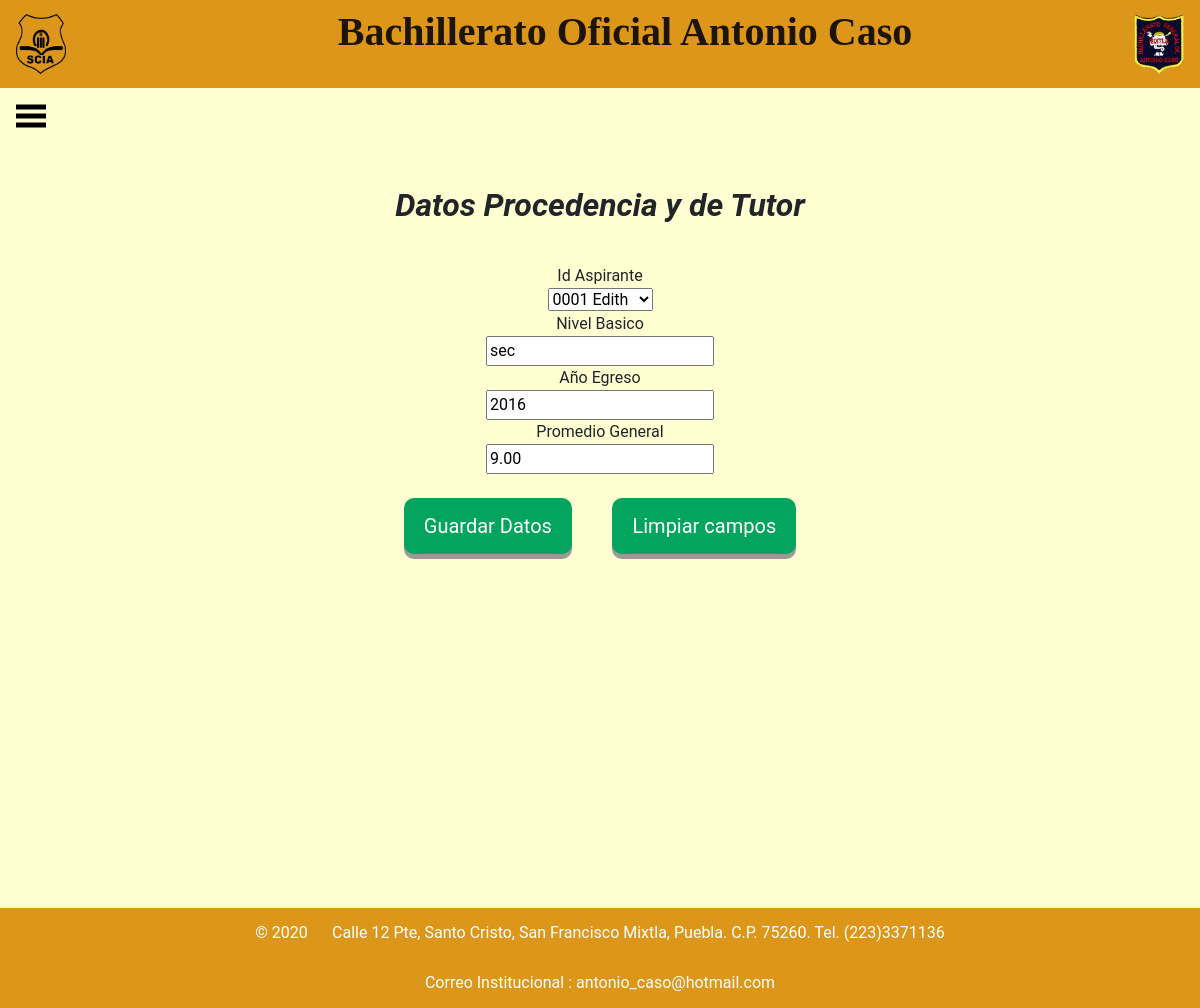
The page /AltaDatos/0001/ on the database as committed earlier.
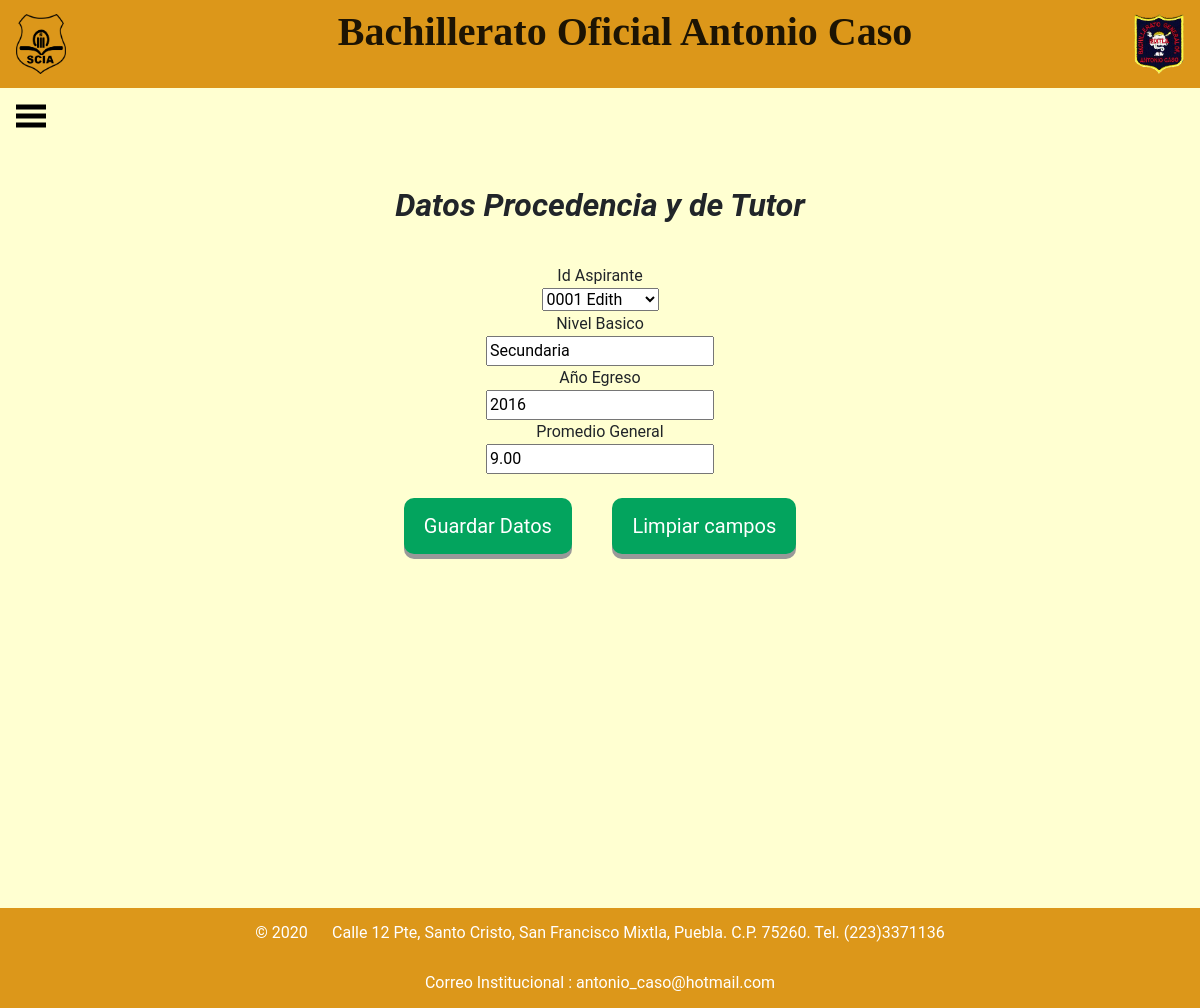
The same page on the database as committed later.
### base_SCIA/models/datos_procedencia.py (models this page shows, shortened)
class Datos_Procedencia(models.Model):
	Id_Procedencia = models.CharField(
		primary_key = True,
		max_length=4,
	)
	Id_Aspirante = models.ForeignKey(
		'Datos_Aspirantes',
		on_delete=models.CASCADE,
	)
	Nivel_Basico = models.CharField(
		max_length = 20,
	)
	Año_Egreso = models.IntegerField(
	)
	Promedio_General  = models.DecimalField (
	max_digits = 5, decimal_places = 2,
	)

### base_SCIA/views.py (the view)
# urls.py: url(r'^AltaDatos/(?P<pk>\d+)/$', views.ProcedenciaUpdateView.as_view(), name='ProcedenciaEditar'),
class ProcedenciaUpdateView(UpdateView):
	template_name = 'AltaDatos.html'
	model = Datos_Procedencia
	fields = ('Id_Aspirante','Nivel_Basico','Año_Egreso','Promedio_General',)
	success_url = reverse_lazy('ListaDetalleProcedencia')

### base_SCIA/models/datos_aspirantes.py (called while the page is built)
	def __str__(self):
		return '%s %s ' % (self.Id_Personales, self.Nombre)

### base_SCIA/templates/AltaDatos.html (shortened to what this page needs)
<!DOCTYPE html>
<html>
<head style="background-color: #E1EEE9;">
	{%include 'encabezado.html'%}
	{%load static%}
	{%include 'lateral.html'%}
	{% load bootstrap4%}
	{% bootstrap_css %}
	<link rel="stylesheet" href="{% static 'base_aspirantes/css/boton.css'%}" type="text/css" media="all" />
	<link rel="stylesheet" href="bootstrap/css/bootstrap.min.css" type="text/css" />
</head>
<body style="background-color: #FFFFD1; font-family: Roboto;">
		<div align="center">
				{% block content %}
					<form method="POST"> {% csrf_token %}
						<fieldset id="fieldset1" style="background-color: #FFFFD1; width: 1160px; height: 650px; border-image: initial; border: 0px solid white" >
							<legend align="center"><h2><b><i>  Datos Procedencia y de Tutor </i></b></h2> </legend>
							{% for field in form %}
							<br>
							{{field.label}} <br>
							{{field}}
							{%endfor%}
							<br>
							<label>
								<br>
								<input class="button " type="submit" name="guardar" value="Guardar Datos" style="background-color: #03a45e; color: white; border:1px ">
								<input class="button " type="reset" name="limpiar" value="Limpiar campos" style="background-color: #03a45e; color: white; border:1px;" onclick="Campos limpios" >
							</label>
							</fieldset>
							<br>
					</form>
					{% endblock %}
		</div>
</body>
<br>
<br>
<footer>
	{%include 'footer.html'%}
</footer>
</html>

Rows that differ between the two databases and show on the page:
changed Datos_Procedencia "0001 Edith": Nivel_Basico "sec" → "Secundaria"
